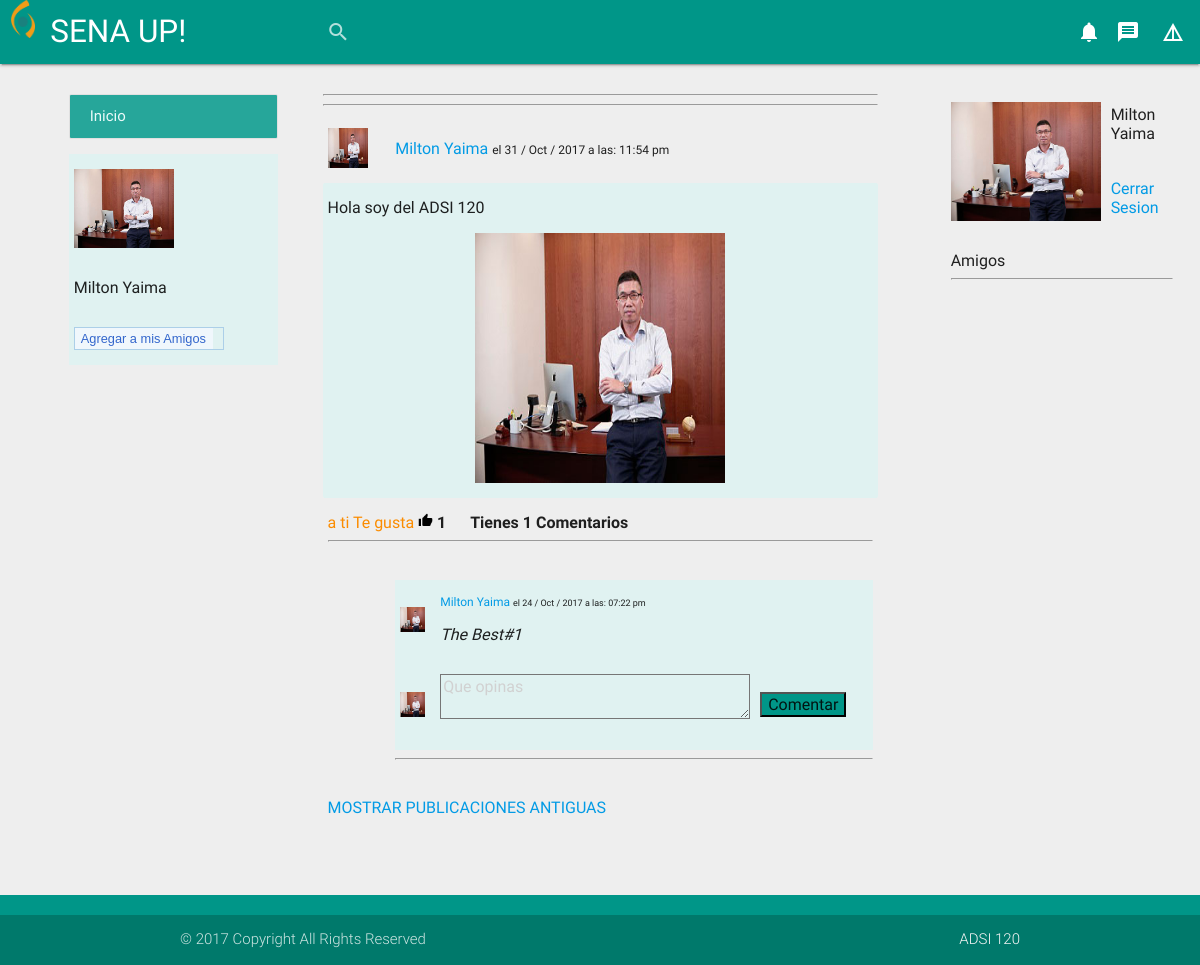
The page /muroamigo.php (signed in) on the database its author committed.
### tables this page shows
CREATE TABLE `usuario` (
  `email` varchar(50) NOT NULL,
  `pass` varchar(200) NOT NULL,
  `fechanac` date NOT NULL,
  `nombre` varchar(30) NOT NULL,
  `sexo` varchar(30) NOT NULL,
  `status` varchar(30) NOT NULL,
  `fotos` varchar(300) NOT NULL
);

CREATE TABLE `publicaciones` (
  `idpub` int(11) NOT NULL,
  `email` varchar(30) NOT NULL,
  `texto` varchar(200) NOT NULL,
  `imagen` varchar(300) NOT NULL,
  `video` varchar(30) NOT NULL,
  `fecha` timestamp NOT NULL DEFAULT CURRENT_TIMESTAMP ON UPDATE CURRENT_TIMESTAMP,
  `emailamigo` varchar(200) NOT NULL
);

CREATE TABLE `comentarios` (
  `idcom` int(11) NOT NULL,
  `idpub` int(11) NOT NULL,
  `texto` varchar(200) NOT NULL,
  `email` varchar(30) NOT NULL,
  `fecha` timestamp NOT NULL DEFAULT CURRENT_TIMESTAMP ON UPDATE CURRENT_TIMESTAMP
);

### includes/publicacionesmuroamigo.php (the view, shortened to what this page needs)
<?php
	$where=$_SESSION['amigo'];
	$tpub="SELECT publicaciones.idpub, publicaciones.email, publicaciones.emailamigo, publicaciones.texto,
	publicaciones.fecha, COUNT(comentarios.idcom) AS numcom, publicaciones.imagen, publicaciones.video,
	usuario.fotos, usuario.nombre FROM usuario INNER JOIN (publicaciones LEFT JOIN comentarios ON
	publicaciones.idpub=comentarios.idpub)ON publicaciones.emailamigo=usuario.email WHERE
    publicaciones.emailamigo='$where' GROUP BY publicaciones.idpub,
	publicaciones.texto,publicaciones.fecha ORDER BY publicaciones.fecha DESC LIMIT 0,".$_SESSION['numero'];
	$ej=mysql_query($tpub);
	$tp=mysql_fetch_assoc($ej);
	$user="SELECT * FROM usuario WHERE email='".$_SESSION['usuario']."'";
	$ejuser=mysql_query($user);
	$auser=mysql_fetch_assoc($ejuser);
?>
			<hr>
					<hr>
			<table width="500" align="left">
			<?php do{ ?>
				<tr >
					<td align="right" width="40">
					<img src="archivos/<?php echo $tp['emailamigo']."/".$tp['fotos']; ?>" width="40" height="40">
					</td>
					<td>
						<p size="10" face="Arial Black" align="justify"><a href="includes/cambiar.php?email=<?php echo $tp['email'];?>"><?php echo $tp['nombre']; ?></a>
						<small><?php $date= $tp['fecha'];   $sqldate=date('d / M / Y ',strtotime($date));
							 $sqldate2=date('h:i a',strtotime($date)); echo " el ".$sqldate." a las: ".$sqldate2; ?></small></p>
					</td>
				</tr>
				<tr>
					<td colspan="2" bgcolor="#e0f2f1">
						<p size="8" face="Arial" align="justify" ><?php echo $tp['texto'];?></p>
						<?php
						if($tp['imagen']!=''){
						 echo "<center><img src='archivos/".$tp['emailamigo']."/".$tp['fotos']."' width='250' height='250'></center>";
						}
						?>
					</td>
				</tr>
				<tr>
					<td align="left"  colspan="2">
							<?php
						$usuario=$_SESSION['usuario'];
						$id=$tp['idpub'];
						$l="SELECT * FROM likes WHERE  email='$usuario' AND idpub='$id' ";
						$ejlike=mysql_query($l);
						$nflike=mysql_num_rows($ejlike);
						$alike=mysql_fetch_assoc($ejlike);
						if($nflike==1){
							 		if($alike['like']==1){ echo "<font color='#fb8c00'>a ti Te gusta</font>"; }else{ echo ""; }
							 	}
						if($nflike==0){ ?>
							<a href="pinicio.php?like=1&idpub=<?php echo $tp['idpub']; ?>"><?php }
							$cuantoslikes="SELECT COUNT(*) as nlikes FROM likes WHERE likes.idpub=$id AND likes.like='1'";
							$ejcl=mysql_query($cuantoslikes);
							$acl=mysql_fetch_assoc($ejcl);  ?>
							<img src="includes/like1.png" width="15" height="15"><?php if($nflike==0){ ?></a><?php }
							if($acl['nlikes']>0){echo "<b> ".$acl['nlikes']."</b>";} if($nflike==0){ ?>
							<a href="pinicio.php?like=0&idpub=<?php echo $tp['idpub']; ?>"><?php }
							$acdl=mysql_fetch_assoc($ejcdl);?>
							 	<b>&nbsp&nbsp&nbsp&nbsp&nbspTienes <?php echo $tp['numcom']." "; ?>Comentarios</b>
                          	  <hr>
					</td>
				</tr>
				<tr>
					<td align="right" width="40">
					</td>
					<td width="360">
						<table  width="100%" bgcolor="#e0f2f1"  >
							<?php
							$idp=$tp['idpub'];
								$coment="SELECT * FROM usuario LEFT JOIN comentarios ON (comentarios.email=usuario.email)
								WHERE comentarios.idpub=$idp ORDER BY comentarios.fecha ASC ";
								$ejcoment=mysql_query($coment);
								$nfcoment=mysql_num_rows($ejcoment);
								$acoment=mysql_fetch_assoc($ejcoment);
								if($nfcoment>0){
									do{
							?>
							<tr>
								<td valign="top" align="right">
									<img src="archivos/<?php echo $acoment['email']."/".$acoment['fotos']; ?>" width="25" height="25">
								</td>
								<td colspan="2" >
									<p  align="justify" style="font-size:12px" ><a href="includes/cambiar.php?email=<?php echo $acoment['email'];?>"><?php echo $acoment['nombre'];?></a>
										<small><?php $date= $acoment['fecha'];   $sqldate=date('d / M / Y ',strtotime($date));
							 $sqldate2=date('h:i a',strtotime($date)); echo "el ".$sqldate." a las: ".$sqldate2; ?></p>
									 <p size="8" face="Arial" align="justify" ></small><i><?php echo $acoment['texto'];?></i></p>
								</td>
							</tr><?php }while($acoment=mysql_fetch_assoc($ejcoment)); } ?>
							<tr>
								<td align="right" width="40">
									<img src="archivos/<?php echo $auser['email']."/".$auser['fotos']; ?>" width="25" height="25">
								</td>
								<td valign="bottom" width="320">
									<form name="enviarcomentario" method="POST" action="pinicio.php">
										<textarea name="comen" cols=35 rows=1  placeholder="Que opinas" ></textarea>
								</td>
								<td valign="bottom">
									<input type="submit" class="button teal" value="Comentar">
								</td>
							</tr>
						</table>
						<hr>
					</td>
				</tr>
			<?php } while($tp=mysql_fetch_assoc($ej));?>
			<tr>
				<td colspan="2" align="center">
					<a href="pinicio.php?aumenta=1">MOSTRAR PUBLICACIONES ANTIGUAS</a>
				</td>
			</tr>
		</table>

### muroamigo.php (shortened to what this page needs)
<!DOCTYPE>
<html>
	<head>
		<link rel="stylesheet" type="text/css" media="screen" href="includes/menus.css" />
		<link type="text/css" rel="stylesheet" href="css/materialize.min.css"  media="screen,projection"/>
	</head>
	<body style="background: #eeeeee">
		<nav>
			<div class="nav-wrapper row teal">
				<div class=" col s3 m3">
					<a href="#!" class="brand-logo"><i><img src="imagenes/epa.png" border="0" width="24" heigth="24"></i><span class="chapter-tittle"> SENA UP!</span></a>
				</div>
					<form class="left search col s6">
						<div class="input-field">
							<input type="search" id="search" name="">
							<label class="active" for="search"><i class="material-icons">search</i></label>
							<i class="material-icons">close</i>
						</div>
					</form>
				<ul id="nav-mobile" class="right hide-on-small-only">
					<li><a href="#"><i class="material-icons">notifications</i></a></li>
					<li><a href="#"></a><i class="material-icons">message</i></li>
					<li><a href="#" class="dropdown-button" data-activates="midropdown"><i class="material-icons">details</i></a></li>
				</ul>
			</div>
		</nav><br>
		<div class="row">
			<div class="col s3">
				<div class="row">
					<div class="col s2">
					</div>
					<div class="col s10">
						<?php include("includes/menuamigo.php");?>
						<?php include("includes/sessionamigo.php");?>
					</div>
				</div>
			</div>
			<div class="col s6">
				<div class="row">
					<div class="col s12">
						<?php include("includes/publicacionesmuroamigo.php");?>
					</div>
				</div>
			</div>
			<div class="col s3">
				<div class="row">
					<div class="col s1">
					</div>
					<div class="col s11">
						<?php include("includes/session.php");?>
						<?php include("includes/solicitudesa.php");?>
					</div>
				</div>
			</div>
		</div><br>
	<footer class="page-footer teal">
	    <div class="footer-copyright teal darken-2">
	        <div class="container">
	        © 2017 Copyright All Rights Reserved
	        <a class="grey-text text-lighten-4 right" href="#!">ADSI 120</a>
	        </div>
	    </div>
	</footer>
	</body>
</html>

### includes/menuamigo.php
<div class="collection">
    <a href="pinicio.php" class="collection-item active">Inicio</a>
</div>

### includes/sessionamigo.php (shortened to what this page needs)
<?php
					if(isset($_SESSION['amigo']) && !empty($_SESSION['amigo'])){
						$query="SELECT * FROM usuario WHERE email='".$_SESSION['amigo']."'";
						$us=mysql_query($query);
						$numfilas=mysql_num_rows($us);
						if($numfilas==1){
							$array=mysql_fetch_array($us);
							echo "<table   width='90%'  bgcolor='#e0f2f1'><tr><td align='center'><img src='archivos/".$_SESSION['amigo'].
							"/".$array['fotos']."' width='100' heigth='100' ></td></tr>";
							echo "<tr><td align='center'>".$array['nombre']."</td></tr>";
							$queryamigos="SELECT * FROM amigos WHERE (email='".$_SESSION['amigo']."' AND emailamigo='".$_SESSION['usuario']."') OR
							(email='".$_SESSION['usuario']."' AND emailamigo='".$_SESSION['amigo']."' ) ";
							$sisonamigos=mysql_query($queryamigos);
							$son=mysql_num_rows($sisonamigos);
							if($son==0){
								echo "<tr><td align='center'><div id='menuv'>
										<ul>
												<li><a href='includes/agregar.php' >Agregar a mis Amigos</a></li></ul>
												</div></td></tr></table>";
							}
						}else{
							echo "<center>Error</center>";
						}
					}
					?>

### includes/session.php
<?php
if(isset($_SESSION['usuario']) && !empty($_SESSION['usuario'])){
	$query="SELECT * FROM usuario WHERE email='".$_SESSION['usuario']."'";
	$us=mysql_query($query);
	$numfilas=mysql_num_rows($us);
	if($numfilas==1){
		$array=mysql_fetch_array($us);
		echo "<table  align='right'><tr><td rowspan='2'><img src='archivos/".$_SESSION['usuario'].
		"/".$array['fotos']."' width='150' heigth='150' ></td>";
		echo "<td>".$array['nombre']."<td></tr>";
		echo "<tr><td align='right'><a href='pinicio.php?cerrar=ok'>Cerrar Sesion</a></td></tr></table>";
	}else{
		echo "<center>Error</center>";
	}
}
?>

### includes/solicitudesa.php (shortened to what this page needs)
<table>
	<tr>
		<td colspan="2">Amigos<hr>
		</td>
	</tr>
</table>

### includes/menus.css (style rules this page uses)
#menuv { border: 1px solid #ACCFE8; border-width: 1px 1px 0 1px; width: 150px; font: 80% "Trebuchet MS", Arial, Helvetica, sans-serif; }
#menuv ul, li { list-style-type: none; }
#menuv ul { margin: 0; padding: 0; }
#menuv li { border-bottom: 1px solid #ACCFE8; }
#menuv a { text-decoration: none; color: #3366CC; background: #F0F7FC; display: block; padding: 3px 6px; width: 138px; }
#menuh ul, li { list-style-type: none; }

### rows shown on the page
usuario: fotos (picture), nombre "Milton Yaima"
publicaciones: emailamigo+email (picture), email.nombre "Milton Yaima", fecha "31 / Oct / 2017", fecha "11:54 pm", texto "Hola soy del ADSI 120", nlikes "1", numcom "1", email.fotos (picture)
comentarios: email.fotos (picture), email.nombre "Milton Yaima", fecha "24 / Oct / 2017", fecha "07:22 pm", texto "The Best#1"
